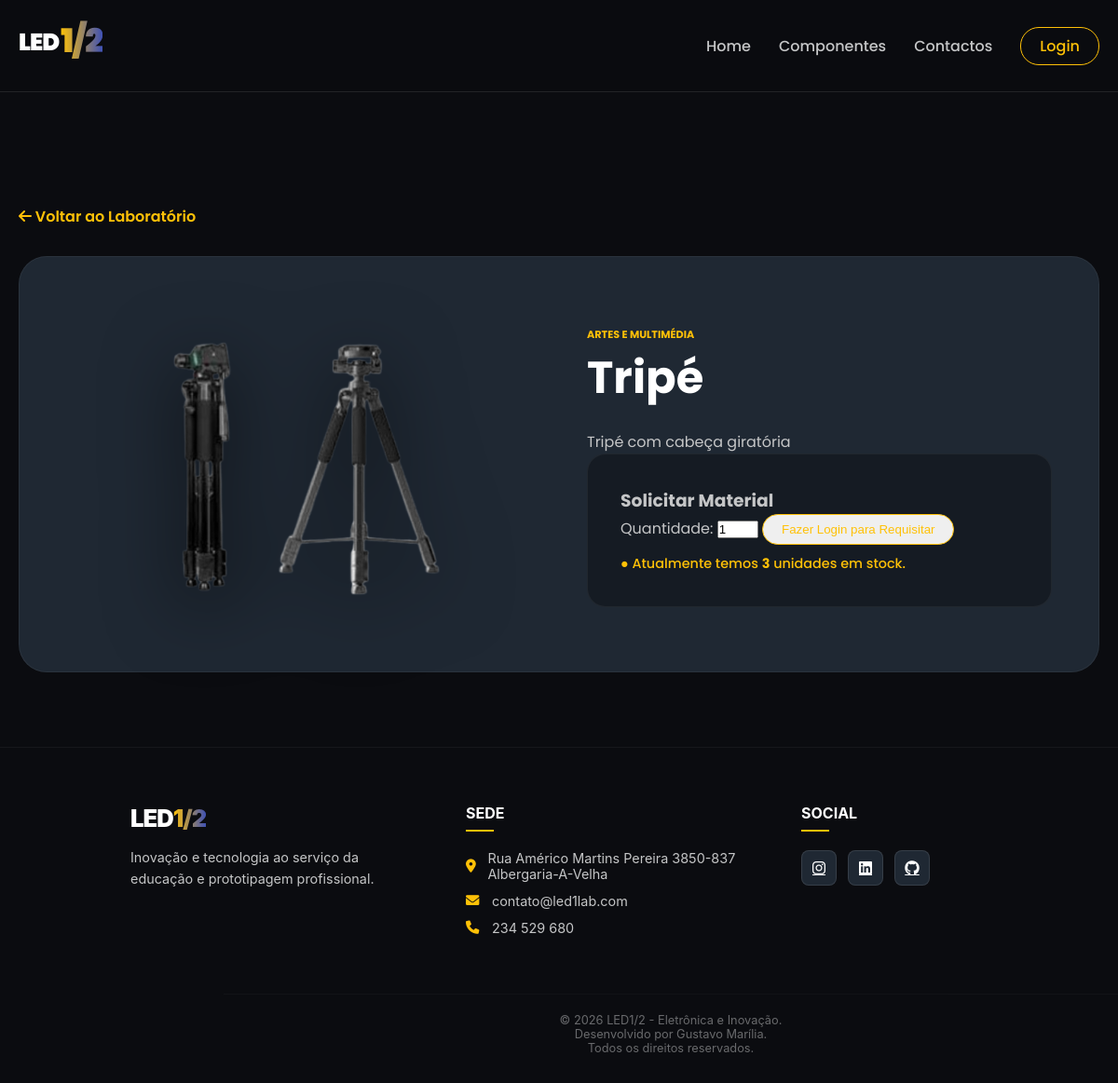
The page /pages/detalhes.php?id=27 on the database its author committed.
### tables this page shows
CREATE TABLE `menu` (
  `ID_menu` int(11) NOT NULL,
  `nome_menu` varchar(50) NOT NULL,
  `tipo_menu` varchar(50) NOT NULL,
  `ordem_menu` int(11) NOT NULL,
  `link_menu` text NOT NULL
);

CREATE TABLE `produtos` (
  `ID_produto` int(11) NOT NULL,
  `nome_produto` varchar(50) NOT NULL,
  `descricao_produto` text DEFAULT NULL,
  `imagem_produto` text NOT NULL,
  `quantidade` int(11) DEFAULT 0,
  `tipo_led` varchar(20) DEFAULT NULL,
  `categoria` varchar(50) DEFAULT NULL
);

CREATE TABLE `footer` (
  `id` int(11) NOT NULL,
  `texto_copyright` varchar(255) NOT NULL,
  `email` varchar(150) DEFAULT NULL,
  `telefone` varchar(50) DEFAULT NULL,
  `morada` varchar(255) DEFAULT NULL,
  `instagram` varchar(255) DEFAULT NULL,
  `linkedin` varchar(255) DEFAULT NULL,
  `github` varchar(255) DEFAULT NULL
);

### pages/detalhes.php (the view, shortened to what this page needs)
<?php
require_once __DIR__ . '/../backend/config/db.php';
$id = isset($_GET['id']) ? intval($_GET['id']) : 0;
$produto = null;
if ($id > 0) {
    try {
        $stmt = $pdo->prepare("SELECT * FROM produtos WHERE ID_produto = :id");
        $stmt->execute([':id' => $id]);
        $produto = $stmt->fetch(PDO::FETCH_ASSOC);
    } catch (PDOException $e) {
        die("Erro na base de dados: " . $e->getMessage());
    }
}
$stock = $produto['quantidade'];
$img_path = "img/" . basename($produto['imagem_produto']);
?>
<!DOCTYPE html>
<html lang="pt-br">
<head>
    <link rel="stylesheet" href="css/lab.css">
</head>
<body>
    <?php include '../includes/menu.php'; ?>
    <div class="container page-detalhes" style="margin-top: 100px;">
        <a href="lab.php" class="btn-back">
            <i class="fas fa-arrow-left"></i> Voltar ao Laboratório
        </a>
        <div class="detalhes-wrapper">
            <div class="detalhes-img">
                <img src="<?= $img_path; ?>" alt="<?= htmlspecialchars($produto['nome_produto']); ?>">
            </div>
            <div class="detalhes-info">
                <span class="category-tag"><?= htmlspecialchars($produto['categoria']); ?></span>
                <h1><?= htmlspecialchars($produto['nome_produto']); ?></h1>
                <p class="descricao-completa">
                    <?= nl2br(htmlspecialchars($produto['descricao_produto'])); ?>
                </p>
                <div class="requisicao-box">
                    <h3>Solicitar Material</h3>
                    <form id="form-requisicao">
                        <div class="m-action">
                            <label for="qtd">Quantidade:</label>
                            <input type="number" name="qtd" id="qtd" value="1" min="1" max="<?= $stock; ?>"
                                   <?= ($stock <= 0) ? 'disabled' : ''; ?>>
                            <button type="submit" class="btn-nav" <?= ($stock <= 0) ? 'disabled' : ''; ?>>
                                <?= (isset($_SESSION['ID_admin'])) ? ($stock > 0 ? 'Confirmar Requisição' : 'Indisponível') : 'Fazer Login para Requisitar'; ?>
                            </button>
                        </div>
                        <p class="stock-info" style="margin-top: 10px;">
                            <?php if($stock > 0): ?>
                                ● Atualmente temos <strong><?= $stock; ?></strong> unidades em stock.
                            <?php else: ?>
                                <span style="color: #f44336;">● Este material está temporariamente esgotado.</span>
                            <?php endif; ?>
                        </p>
                    </form>
                </div>
            </div>
        </div>
    </div>
    <?php include_once __DIR__ . '/../includes/footer.php'; ?>
</body>
</html>

### includes/menu.php (shortened to what this page needs)
<?php
require_once __DIR__ . '/../backend/config/db.php';
try {
    $pdo = new PDO("mysql:host=$host;dbname=$dbname;charset=utf8", $user, $pass);
    $pdo->setAttribute(PDO::ATTR_ERRMODE, PDO::ERRMODE_EXCEPTION);
} catch (PDOException $e) {
    die("Erro na ligação: " . $e->getMessage());
}
$stmt = $pdo->prepare("SELECT nome_menu, link_menu FROM menu ORDER BY ordem_menu ASC");
$stmt->execute();
$menuItens = $stmt->fetchAll(PDO::FETCH_ASSOC);
?>
<header id="navbar">
    <div class="container nav-flex">
        <div class="logo">
            <a href="index.php" style="text-decoration: none; display: flex; align-items: center; gap: 10px;">
                <strong class="footer-logo">LED<span class="gradient-num">1/2</span></strong>
            </a>
        </div>
       <nav class="nav-container">
    <ul class="nav-links">
        <?php foreach ($menuItens as $item): ?>
            <li>
                <a href="<?= htmlspecialchars($item['link_menu']) ?>"
                   class="<?= (trim($item['nome_menu']) == 'Requisição') ? 'btn-nav' : '' ?>">
                    <?= htmlspecialchars($item['nome_menu']) ?>
                </a>
            </li>
        <?php endforeach; ?>
        <?php if (isset($_SESSION['ID_admin'])): ?>
            <li>
                <?php if (strtolower($_SESSION['tipo']) === 'admin'): ?>
                    <a href="../admin/dashboard.php" style="color: #FFC107;">
                        <i class="fas fa-user-shield"></i> Painel Admin
                    </a>
                <?php else: ?>
                    <a href="../pages/perfil.php" style="color: #FFC107;">
                        <i class="fas fa-user"></i> Meus Pedidos
                    </a>
                <?php endif; ?>
            </li>
            <li>
                <a href="../pages/logout.php" class="btn-nav" style="border-color: #ff4444; color: #ff4444 !important;">
                    Logout
                </a>
            </li>
        <?php else: ?>
            <li>
                <a href="../pages/login.php" class="btn-nav">
                    Login
                </a>
            </li>
        <?php endif; ?>
    </ul>
</nav>
    </div>
</header>

### includes/footer.php (shortened to what this page needs)
<?php
require_once __DIR__ . '/../backend/config/db.php';
$stmt = $pdo->query("SELECT * FROM footer LIMIT 1");
$footer = $stmt->fetch(PDO::FETCH_ASSOC);
?>
<link rel="stylesheet" href="https://cdnjs.cloudflare.com/ajax/libs/font-awesome/6.0.0/css/all.min.css">
<footer class="main-footer">
    <div class="footer-container">
        <div class="footer-column">
            <strong class="footer-logo">LED<span>1/2</span></strong>
            <p class="footer-text">Inovação e tecnologia ao serviço da educação e prototipagem profissional.</p>
        </div>
        <div class="footer-column">
            <h4>Sede</h4>
            <ul class="footer-list">
                <li><i class="fas fa-map-marker-alt"></i> <?= htmlspecialchars($footer['morada']) ?></li>
                <li><i class="fas fa-envelope"></i> <a href="mailto:<?= htmlspecialchars($footer['email']) ?>"><?= htmlspecialchars($footer['email']) ?></a></li>
                <li><i class="fas fa-phone"></i> <?= htmlspecialchars($footer['telefone']) ?></li>
            </ul>
        </div>
        <div class="footer-column">
            <h4>Social</h4>
            <div class="footer-socials">
                <a href="<?= $footer['instagram'] ?>" target="_blank"><i class="fab fa-instagram"></i></a>
                <a href="<?= $footer['linkedin'] ?>" target="_blank"><i class="fab fa-linkedin"></i></a>
                <a href="<?= $footer['github'] ?>" target="_blank"><i class="fab fa-github"></i></a>
            </div>
        </div>
    </div>
    <div class="footer-bottom">
      &copy; <?= date('Y') ?> LED1/2 - Eletrônica e Inovação. <br> Desenvolvido por Gustavo Marília.
        <br>Todos os direitos reservados.
    </div>
</footer>

### pages/css/lab.css (style rules this page uses)
:root { --bg-dark: #0b0c10; --bg-card: #1f2833; --text-main: #c5c6c7; --text-white: #ffffff; --primary-gold: #FFC107; --primary-blue: #3F51B5; --gradient-logo: linear-gradient(180deg, #FFC107 0%, #3F51B5 100%); --gradient-btn: linear-gradient(90deg, #FFC107, #3F51B5); --shadow-dark: 0 10px 30px rgba(0, 0, 0, 0.5); }
* { margin: 0; padding: 0; box-sizing: border-box; }
html { height: 100%; }
body { display: flex; flex-direction: column; min-height: 100vh; background-image: linear-gradient(rgba(11, 12, 16, 0.8), rgba(11, 12, 16, 0.8)), url('../img/banner.png'); background-size: cover; background-position: center; background-attachment: fixed; background-color: var(--bg-dark); color: var(--text-main); font-family: 'Poppins', sans-serif; overflow-x: hidden; padding-top: 100px; }
.container { width: 100%; max-width: 1250px; margin: 0 auto; padding: 0 20px; flex: 1; }
header { background: rgba(11, 12, 16, 0.95); padding: 15px 0; position: fixed; width: 100%; top: 0; left: 0; z-index: 2000; border-bottom: 1px solid rgba(255, 255, 255, 0.1); backdrop-filter: blur(10px); }
.nav-flex { display: flex; justify-content: space-between; align-items: center; }
.logo { font-size: 1.8rem; font-weight: 900; color: var(--text-white); text-decoration: none; display: flex; align-items: center; }
.gradient-num { background: var(--gradient-logo); -webkit-background-clip: text; -webkit-text-fill-color: transparent; font-size: 2.2rem; margin: 0 2px; }
.nav-links { list-style: none; display: flex; gap: 30px; align-items: center; }
.nav-links li a { color: var(--text-main); text-decoration: none; transition: 0.3s; }
.category-tag { color: var(--primary-gold); font-size: 0.7rem; font-weight: 700; text-transform: uppercase; }
.page-detalhes { padding-top: 20px; padding-bottom: 80px; }
.btn-back { color: var(--primary-gold); text-decoration: none; font-weight: 600; margin-bottom: 30px; display: inline-block; }
.detalhes-wrapper { display: grid; grid-template-columns: 1fr 1fr; gap: 60px; background: var(--bg-card); padding: 50px; border-radius: 30px; border: 1px solid rgba(255, 255, 255, 0.05); align-items: center; }
.detalhes-img img { width: 100%; filter: drop-shadow(0 20px 40px rgba(0, 0, 0, 0.6)); }
.detalhes-info h1 { font-size: 3rem; color: #fff; margin-bottom: 20px; }
.requisicao-box { background: rgba(0, 0, 0, 0.3); padding: 35px; border-radius: 20px; border: 1px solid rgba(255, 255, 255, 0.05); }
.stock-info { color: var(--primary-gold); font-size: 0.9rem; margin-top: 10px; font-weight: 500; display: block; }
.main-footer { margin-top: auto !important; flex-shrink: 0; }

### includes/menu.php (style rules this page uses)
#navbar { background: rgba(11, 12, 16, 0.98); padding: 15px 0; position: fixed; width: 100%; top: 0; z-index: 1001; border-bottom: 1px solid rgba(255, 255, 255, 0.1); font-family: 'Poppins', sans-serif; }
.nav-flex { display: flex; justify-content: space-between; align-items: center; max-width: 1200px; margin: 0 auto; padding: 0 20px; }
.logo, .footer-logo { font-size: 1.8rem; font-weight: 900; color: #fff; letter-spacing: -1px; text-decoration: none; }
.gradient-num { display: inline-block; background: linear-gradient(180deg, #FFC107 0%, #3F51B5 100%); -webkit-background-clip: text; -webkit-text-fill-color: transparent; font-size: 2.2rem; margin: 0 2px; transform: translateY(2px); }
.nav-links { list-style: none; display: flex; gap: 30px; align-items: center; }
.nav-links a { color: #c5c6c7; text-decoration: none; font-weight: 500; transition: 0.3s; }
.btn-nav { border: 1px solid #FFC107; padding: 8px 20px; border-radius: 20px; color: #FFC107 !important; }

### rows shown on the page
menu: nome_menu "Home"
menu: nome_menu "Componentes"
menu: nome_menu "Contactos"
produtos: imagem_produto (picture), categoria "ARTES E MULTIMÉDIA", nome_produto "Tripé", descricao_produto "Tripé com cabeça giratória", qtd "1", quantidade "3"
footer: morada "Rua Américo Martins Pereira 3850-837 Albergaria-A-Velha", email "contato@led1lab.com", telefone "234 529 680"
